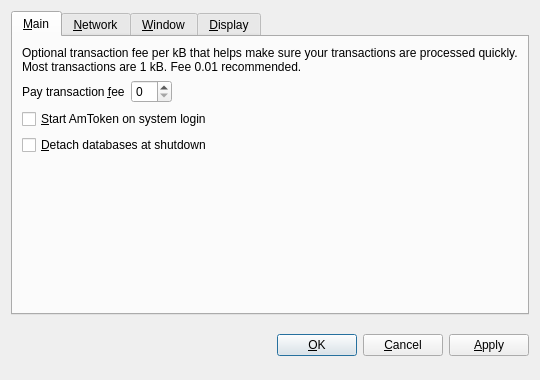
<?xml version="1.0" encoding="UTF-8"?>
<ui version="4.0">
 <class>OptionsDialog</class>
 <widget class="QDialog" name="OptionsDialog">
  <property name="geometry">
   <rect>
    <x>0</x>
    <y>0</y>
    <width>540</width>
    <height>380</height>
   </rect>
  </property>
  <property name="windowTitle">
   <string>Options</string>
  </property>
  <property name="modal">
   <bool>true</bool>
  </property>
  <layout class="QVBoxLayout" name="verticalLayout">
   <item>
    <widget class="QTabWidget" name="tabWidget">
     <property name="tabPosition">
      <enum>QTabWidget::North</enum>
     </property>
     <property name="currentIndex">
      <number>0</number>
     </property>
     <widget class="QWidget" name="tabMain">
      <attribute name="title">
       <string>&amp;Main</string>
      </attribute>
      <layout class="QVBoxLayout" name="verticalLayout_Main">
       <item>
        <widget class="QLabel" name="transactionFeeInfoLabel">
         <property name="text">
          <string>Optional transaction fee per kB that helps make sure your transactions are processed quickly. Most transactions are 1 kB. Fee 0.01 recommended.</string>
         </property>
         <property name="textFormat">
          <enum>Qt::PlainText</enum>
         </property>
         <property name="wordWrap">
          <bool>true</bool>
         </property>
        </widget>
       </item>
       <item>
        <layout class="QHBoxLayout" name="horizontalLayout_Main">
         <item>
          <widget class="QLabel" name="transactionFeeLabel">
           <property name="text">
            <string>Pay transaction &amp;fee</string>
           </property>
           <property name="textFormat">
            <enum>Qt::PlainText</enum>
           </property>
           <property name="buddy">
            <cstring>transactionFee</cstring>
           </property>
          </widget>
         </item>
         <item>
          <widget class="BitcoinAmountField" name="transactionFee"/>
         </item>
         <item>
          <spacer name="horizontalSpacer_Main">
           <property name="orientation">
            <enum>Qt::Horizontal</enum>
           </property>
           <property name="sizeHint" stdset="0">
            <size>
             <width>40</width>
             <height>20</height>
            </size>
           </property>
          </spacer>
         </item>
        </layout>
       </item>
       <item>
        <widget class="QCheckBox" name="bitcoinAtStartup">
         <property name="toolTip">
          <string>Automatically start AmToken after logging in to the system.</string>
         </property>
         <property name="text">
          <string>&amp;Start AmToken on system login</string>
         </property>
        </widget>
       </item>
       <item>
        <widget class="QCheckBox" name="detachDatabases">
         <property name="toolTip">
          <string>Detach block and address databases at shutdown. This means they can be moved to another data directory, but it slows down shutdown. The wallet is always detached.</string>
         </property>
         <property name="text">
          <string>&amp;Detach databases at shutdown</string>
         </property>
        </widget>
       </item>
       <item>
        <spacer name="verticalSpacer_Main">
         <property name="orientation">
          <enum>Qt::Vertical</enum>
         </property>
         <property name="sizeHint" stdset="0">
          <size>
           <width>20</width>
           <height>40</height>
          </size>
         </property>
        </spacer>
       </item>
      </layout>
     </widget>
     <widget class="QWidget" name="tabNetwork">
      <attribute name="title">
       <string>&amp;Network</string>
      </attribute>
      <layout class="QVBoxLayout" name="verticalLayout_Network">
       <item>
        <widget class="QCheckBox" name="mapPortUpnp">
         <property name="toolTip">
          <string>Automatically open the AmToken client port on the router. This only works when your router supports UPnP and it is enabled.</string>
         </property>
         <property name="text">
          <string>Map port using &amp;UPnP</string>
         </property>
        </widget>
       </item>
       <item>
        <widget class="QCheckBox" name="connectSocks">
         <property name="toolTip">
          <string>Connect to the AmToken network through a SOCKS proxy (e.g. when connecting through Tor).</string>
         </property>
         <property name="text">
          <string>&amp;Connect through SOCKS proxy:</string>
         </property>
        </widget>
       </item>
       <item>
        <layout class="QHBoxLayout" name="horizontalLayout_Network">
         <item>
          <widget class="QLabel" name="proxyIpLabel">
           <property name="text">
            <string>Proxy &amp;IP:</string>
           </property>
           <property name="textFormat">
            <enum>Qt::PlainText</enum>
           </property>
           <property name="buddy">
            <cstring>proxyIp</cstring>
           </property>
          </widget>
         </item>
         <item>
          <widget class="QValidatedLineEdit" name="proxyIp">
           <property name="maximumSize">
            <size>
             <width>140</width>
             <height>16777215</height>
            </size>
           </property>
           <property name="toolTip">
            <string>IP address of the proxy (e.g. 127.0.0.1)</string>
           </property>
          </widget>
         </item>
         <item>
          <widget class="QLabel" name="proxyPortLabel">
           <property name="text">
            <string>&amp;Port:</string>
           </property>
           <property name="textFormat">
            <enum>Qt::PlainText</enum>
           </property>
           <property name="buddy">
            <cstring>proxyPort</cstring>
           </property>
          </widget>
         </item>
         <item>
          <widget class="QLineEdit" name="proxyPort">
           <property name="maximumSize">
            <size>
             <width>55</width>
             <height>16777215</height>
            </size>
           </property>
           <property name="toolTip">
            <string>Port of the proxy (e.g. 9050)</string>
           </property>
          </widget>
         </item>
         <item>
          <widget class="QLabel" name="socksVersionLabel">
           <property name="text">
            <string>SOCKS &amp;Version:</string>
           </property>
           <property name="textFormat">
            <enum>Qt::PlainText</enum>
           </property>
           <property name="buddy">
            <cstring>socksVersion</cstring>
           </property>
          </widget>
         </item>
         <item>
          <widget class="QValueComboBox" name="socksVersion">
           <property name="toolTip">
            <string>SOCKS version of the proxy (e.g. 5)</string>
           </property>
          </widget>
         </item>
         <item>
          <spacer name="horizontalSpacer_Network">
           <property name="orientation">
            <enum>Qt::Horizontal</enum>
           </property>
           <property name="sizeHint" stdset="0">
            <size>
             <width>40</width>
             <height>20</height>
            </size>
           </property>
          </spacer>
         </item>
        </layout>
       </item>
       <item>
        <spacer name="verticalSpacer_Network">
         <property name="orientation">
          <enum>Qt::Vertical</enum>
         </property>
         <property name="sizeHint" stdset="0">
          <size>
           <width>20</width>
           <height>40</height>
          </size>
         </property>
        </spacer>
       </item>
      </layout>
     </widget>
     <widget class="QWidget" name="tabWindow">
      <attribute name="title">
       <string>&amp;Window</string>
      </attribute>
      <layout class="QVBoxLayout" name="verticalLayout_Window">
       <item>
        <widget class="QCheckBox" name="minimizeToTray">
         <property name="toolTip">
          <string>Show only a tray icon after minimizing the window.</string>
         </property>
         <property name="text">
          <string>&amp;Minimize to the tray instead of the taskbar</string>
         </property>
        </widget>
       </item>
       <item>
        <widget class="QCheckBox" name="minimizeOnClose">
         <property name="toolTip">
          <string>Minimize instead of exit the application when the window is closed. When this option is enabled, the application will be closed only after selecting Quit in the menu.</string>
         </property>
         <property name="text">
          <string>M&amp;inimize on close</string>
         </property>
        </widget>
       </item>
       <item>
        <spacer name="verticalSpacer_Window">
         <property name="orientation">
          <enum>Qt::Vertical</enum>
         </property>
         <property name="sizeHint" stdset="0">
          <size>
           <width>20</width>
           <height>40</height>
          </size>
         </property>
        </spacer>
       </item>
      </layout>
     </widget>
     <widget class="QWidget" name="tabDisplay">
      <attribute name="title">
       <string>&amp;Display</string>
      </attribute>
      <layout class="QVBoxLayout" name="verticalLayout_Display">
       <item>
        <layout class="QHBoxLayout" name="horizontalLayout_1_Display">
         <item>
          <widget class="QLabel" name="langLabel">
           <property name="text">
            <string>User Interface &amp;language:</string>
           </property>
           <property name="textFormat">
            <enum>Qt::PlainText</enum>
           </property>
           <property name="buddy">
            <cstring>lang</cstring>
           </property>
          </widget>
         </item>
         <item>
          <widget class="QValueComboBox" name="lang">
           <property name="toolTip">
            <string>The user interface language can be set here. This setting will take effect after restarting AmToken.</string>
           </property>
          </widget>
         </item>
        </layout>
       </item>
       <item>
        <layout class="QHBoxLayout" name="horizontalLayout_2_Display">
         <item>
          <widget class="QLabel" name="unitLabel">
           <property name="text">
            <string>&amp;Unit to show amounts in:</string>
           </property>
           <property name="textFormat">
            <enum>Qt::PlainText</enum>
           </property>
           <property name="buddy">
            <cstring>unit</cstring>
           </property>
          </widget>
         </item>
         <item>
          <widget class="QValueComboBox" name="unit">
           <property name="toolTip">
            <string>Choose the default subdivision unit to show in the interface and when sending coins.</string>
           </property>
          </widget>
         </item>
        </layout>
       </item>
       <item>
        <widget class="QCheckBox" name="displayAddresses">
         <property name="toolTip">
          <string>Whether to show AmToken addresses in the transaction list.</string>
         </property>
         <property name="text">
          <string>&amp;Display addresses in transaction list</string>
         </property>
        </widget>
       </item>
       <item>
        <widget class="QCheckBox" name="coinControlFeatures">
         <property name="toolTip">
          <string>Whether to show coin control features or not.</string>
         </property>
         <property name="text">
          <string>Display coin &amp;control features (experts only!)</string>
         </property>
        </widget>
       </item>
       <item>
        <spacer name="verticalSpacer_Display">
         <property name="orientation">
          <enum>Qt::Vertical</enum>
         </property>
         <property name="sizeHint" stdset="0">
          <size>
           <width>20</width>
           <height>40</height>
          </size>
         </property>
        </spacer>
       </item>
      </layout>
     </widget>
    </widget>
   </item>
   <item>
    <layout class="QHBoxLayout" name="horizontalLayout_Buttons">
     <item>
      <spacer name="horizontalSpacer_1">
       <property name="orientation">
        <enum>Qt::Horizontal</enum>
       </property>
       <property name="sizeHint" stdset="0">
        <size>
         <width>40</width>
         <height>48</height>
        </size>
       </property>
      </spacer>
     </item>
     <item>
      <widget class="QLabel" name="statusLabel">
       <property name="font">
        <font>
         <weight>75</weight>
         <bold>true</bold>
        </font>
       </property>
       <property name="text">
        <string/>
       </property>
       <property name="textFormat">
        <enum>Qt::PlainText</enum>
       </property>
       <property name="wordWrap">
        <bool>true</bool>
       </property>
      </widget>
     </item>
     <item>
      <spacer name="horizontalSpacer_2">
       <property name="orientation">
        <enum>Qt::Horizontal</enum>
       </property>
       <property name="sizeHint" stdset="0">
        <size>
         <width>40</width>
         <height>48</height>
        </size>
       </property>
      </spacer>
     </item>
     <item>
      <widget class="QPushButton" name="okButton">
       <property name="text">
        <string>&amp;OK</string>
       </property>
      </widget>
     </item>
     <item>
      <widget class="QPushButton" name="cancelButton">
       <property name="text">
        <string>&amp;Cancel</string>
       </property>
       <property name="autoDefault">
        <bool>false</bool>
       </property>
      </widget>
     </item>
     <item>
      <widget class="QPushButton" name="applyButton">
       <property name="text">
        <string>&amp;Apply</string>
       </property>
       <property name="autoDefault">
        <bool>false</bool>
       </property>
      </widget>
     </item>
    </layout>
   </item>
  </layout>
 </widget>
 <customwidgets>
  <customwidget>
   <class>BitcoinAmountField</class>
   <extends>QSpinBox</extends>
   <header>bitcoinamountfield.h</header>
  </customwidget>
  <customwidget>
   <class>QValueComboBox</class>
   <extends>QComboBox</extends>
   <header>qvaluecombobox.h</header>
  </customwidget>
  <customwidget>
   <class>QValidatedLineEdit</class>
   <extends>QLineEdit</extends>
   <header>qvalidatedlineedit.h</header>
  </customwidget>
 </customwidgets>
 <resources/>
 <connections/>
</ui>
